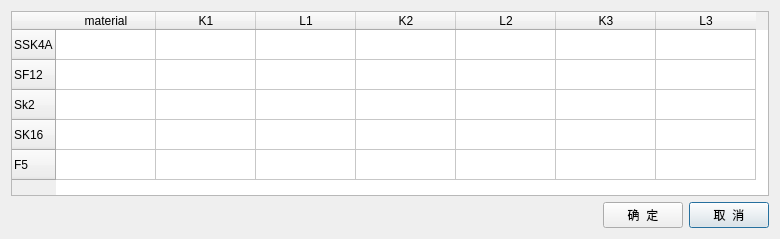
<?xml version="1.0" encoding="UTF-8"?>
<ui version="4.0">
 <class>Dialog</class>
 <widget class="QDialog" name="Dialog">
  <property name="geometry">
   <rect>
    <x>0</x>
    <y>0</y>
    <width>780</width>
    <height>239</height>
   </rect>
  </property>
  <property name="windowTitle">
   <string>材料库</string>
  </property>
  <layout class="QGridLayout" name="gridLayout">
   <item row="0" column="0" colspan="4">
    <widget class="QTableWidget" name="tableWidget">
     <row>
      <property name="text">
       <string>SSK4A</string>
      </property>
     </row>
     <row>
      <property name="text">
       <string>SF12</string>
      </property>
     </row>
     <row>
      <property name="text">
       <string>Sk2</string>
      </property>
     </row>
     <row>
      <property name="text">
       <string>SK16</string>
      </property>
     </row>
     <row>
      <property name="text">
       <string>F5</string>
      </property>
     </row>
     <column>
      <property name="text">
       <string>material</string>
      </property>
     </column>
     <column>
      <property name="text">
       <string>K1</string>
      </property>
     </column>
     <column>
      <property name="text">
       <string>L1</string>
      </property>
     </column>
     <column>
      <property name="text">
       <string>K2</string>
      </property>
     </column>
     <column>
      <property name="text">
       <string>L2</string>
      </property>
     </column>
     <column>
      <property name="text">
       <string>K3</string>
      </property>
     </column>
     <column>
      <property name="text">
       <string>L3</string>
      </property>
     </column>
    </widget>
   </item>
   <item row="1" column="3">
    <widget class="QPushButton" name="pushButton_2">
     <property name="text">
      <string>取  消</string>
     </property>
    </widget>
   </item>
   <item row="1" column="1">
    <spacer name="horizontalSpacer">
     <property name="orientation">
      <enum>Qt::Horizontal</enum>
     </property>
     <property name="sizeHint" stdset="0">
      <size>
       <width>40</width>
       <height>20</height>
      </size>
     </property>
    </spacer>
   </item>
   <item row="1" column="2">
    <widget class="QPushButton" name="pushButton">
     <property name="text">
      <string>确  定</string>
     </property>
     <property name="iconSize">
      <size>
       <width>16</width>
       <height>16</height>
      </size>
     </property>
    </widget>
   </item>
  </layout>
 </widget>
 <resources/>
 <connections/>
</ui>
